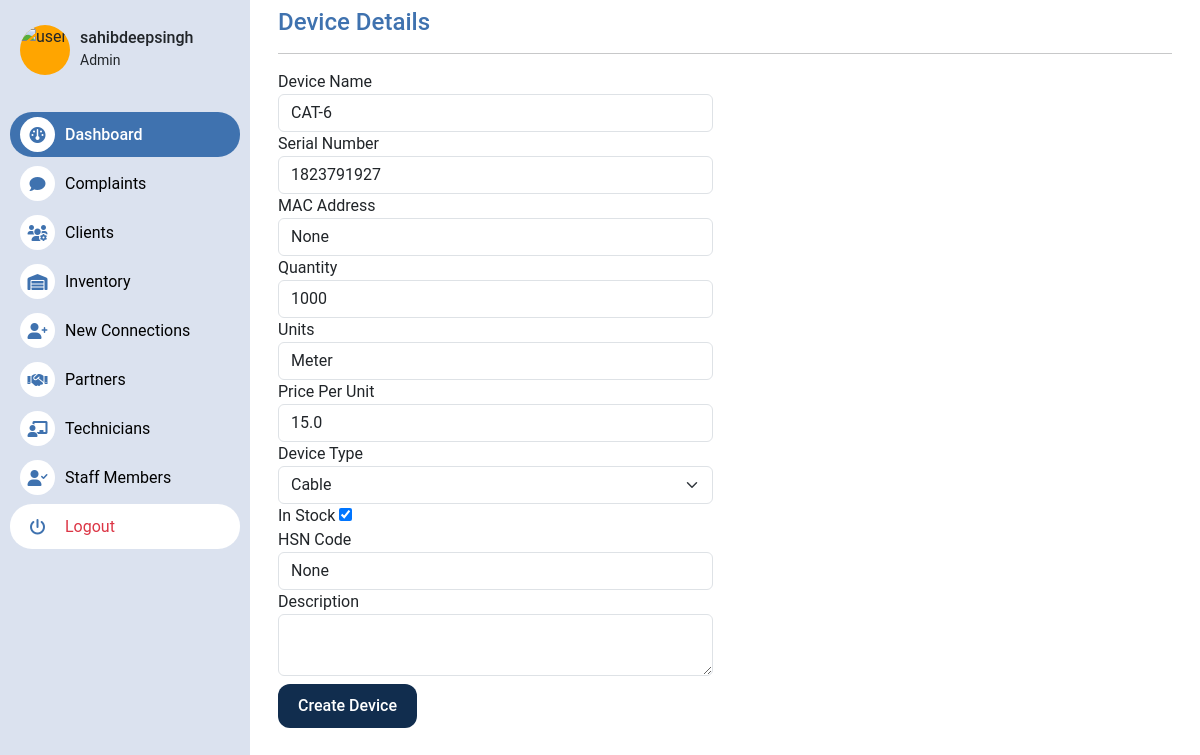
Page /inventory/view-update-device/1/ (signed in) on the committed database.
### inventory/models.py (models this page shows, shortened)
class DeviceDetail(models.Model):
    added_by = models.ForeignKey(User, on_delete=models.CASCADE)
    name = models.CharField(max_length=255)
    serial_number = models.CharField(max_length=255,null=True,blank=True)
    mac_address = models.CharField(max_length=255,null=True,blank=True)
    quantity = models.IntegerField(default=1)
    date_added = models.DateTimeField(auto_now_add=True)
    units = models.CharField(max_length=255)
    price_per_unit = models.FloatField()
    device_type = models.CharField(max_length=255,choices=device_choices,default='Other')
    in_stock = models.BooleanField(default=True)
    hsn_code = models.CharField(max_length=255,blank=True,null=True)
    image = models.ImageField(upload_to='device_images',blank=True,null=True)
    description = models.TextField(blank=True,null=True)
    provider_type = models.CharField(max_length=255,choices=(('ISP','ISP'),('Camera Connection','Camera Connection')))

### inventory/views.py (the view, shortened to what this page needs)
# urls.py: path("view-update-device/<int:id>/", view_and_update_device, name="view-update-device"),
@group_required("Staff","Admin","Partner")
def view_and_update_device(req, id):
    device = DeviceDetail.objects.get(id=id)
    context = {
        "device": device
    }
    return render(req, "inventory/view_and_update_device.html",context)

### templates/inventory/view_and_update_device.html (shortened to what this page needs)
{% extends 'home/base.html' %}
{% block content %}
    <div class="container mt-2">
        <h4 class="mx-3" style="color:#3F72AF;">Device Details</h4>
        <hr class="mx-3">
        <div class="container px-3">
            <div class="row">
                <div class="col-md-6">
                    <form action="{% url 'view-update-device' device.id %}" method="post" enctype="multipart/form-data">
                        <div class="form-group">
                            <label for="name">Device Name</label>
                            <input type="text" class="form-control" id="name" name="name" value="{{device.name}}" required>
                        </div>
                        <div class="form-group">
                            <label for="serial_number">Serial Number</label>
                            <input type="text" class="form-control" id="serial_number" name="serial_number" value="{{device.serial_number}}">
                        </div>
                        <div class="form-group">
                            <label for="mac_address">MAC Address</label>
                            <input type="text" class="form-control" id="mac_address" name="mac_address"  value="{{device.mac_address}}">
                        </div>
                        <div class="form-group">
                            <label for="quantity">Quantity</label>
                            <input type="number" class="form-control" id="quantity" name="quantity" value="{{device.quantity}}">
                        </div>
                        <div class="form-group">
                            <label for="units">Units</label>
                            <input type="text" class="form-control" id="units" name="units" required value="{{device.units}}">
                        </div>
                        <div class="form-group">
                            <label for="price_per_unit">Price Per Unit</label>
                            <input type="number" class="form-control" id="price_per_unit" name="price_per_unit" required value="{{device.price_per_unit}}">
                        </div>
                        <div class="form-group">
                            <label for="device_type">Device Type</label>
                        <select class="form-select" id="device_type" name="device_type">
                            <option value="{{device.device_type}}">{{device.device_type}}</option>
                        </select>
                        </div>
                        <div class="form-group">
                            <label for="in_stock">In Stock</label>
                            {% if not device.in_stock %}
                                <input type="checkbox" id="in_stock" name="in_stock">
                            {% else %}
                                <input type="checkbox" id="in_stock" name="in_stock" checked>
                            {% endif %}
                        </div>
                        <div class="form-group">
                            <label for="hsn_code">HSN Code</label>
                            <input type="text" class="form-control" id="hsn_code" name="hsn_code" value="{{device.hsn_code}}" required>
                        </div>
                        <div class="form-group">
                            <label for="description">Description</label>
                            <textarea class="form-control" id="description" name="description" required>
                                {{device.description}}
                            </textarea>
                        </div>
                        <div class="form-group mt-2">
                            <button type="submit" class="dark-button">Create Device</button>
                        </div>
                    </form>
                </div>
                <div class="col-md-6">
                </div>
            </div>
        </div>
    </div>
{% endblock content %}

### templates/home/sidebar.html
<div class="sidebar">
    <div class="login-user">
        <img src="https://cdn.britannica.com/42/233842-050-E64243D7/Pomeranian-dog.jpg" class="user-image" alt="user">
        <div>
            <h5 class="h6 m-0 p-0">{{request.user.username}}</h6>
            <small class="m-0">
                {% if request.user.is_superuser %}
                Admin
                {% else %}
                {% for group in request.user.groups.all %}
                    {{group}}
                {% endfor %}
                {% endif %}
            </small>
        </div>
    </div>
    <ul>
        <a href="{% url 'dashboard' %}"><li class="active"><div class="icon"><i class="fa fa-dashboard" aria-hidden="true"></i></div>Dashboard</li></a>
        <a href="{% url 'complaints_dash' %}"><li> <div class="icon"><i class="fa-solid fa-comment"></i></div> Complaints</li></a>
        <a href="{% url 'clients' %}"><li><div class="icon"><i class="fa-solid fa-users-gear"></i></div>Clients</li></a>
        <a href="{% url 'inventory_dash' %}"><li><div class="icon"><i class="fa-solid fa-warehouse"></i></div>Inventory</li></a>
        <a href="{% url 'new-conn-dash' %}"><li><div class="icon"><i class="fa-solid fa-user-plus"></i></div>New Connections</li></a>
        {% if  request.user.groups.all.0 == "Staff"  %}
        {% else %}
            <a href=""><li><div class="icon"><i class="fa-solid fa-handshake"></i></div>Partners</li></a>
        {% endif %}
            <a href="{% url 'tech-dash' %}"><li><div class="icon"><i class="fa-solid fa-chalkboard-user"></i></div>Technicians</li></a>
        {% if  request.user.groups.all.0 == "Staff"  %}
        {% else %}
            <a href=""><li><div class="icon"><i class="fa-solid fa-user-check"></i></div>Staff Members</li></a>
        {% endif %}
        <a href="{% url 'logout' %}"><li class="bg-white text-danger"><div class="icon"><i class="fa-solid fa-power-off"></i></div>Logout</li></a>
    </ul>
</div>

### media/sidebar.css (style rules this page uses)
.sidebar { position: fixed; top: 0; left: 0; width: 250px; height: 100%; background: #DBE2EF; z-index: 100; transition: 0.5s; }
.sidebar > .login-user { margin-top: 20px; height: 60px; display: flex; align-items: center; margin-left: 20px; }
.user-image { width: 50px; height: 50px; border-radius: 50%; margin-right: 10px; background-color: orange; object-fit: cover; }
.sidebar ul { margin-top: 20px; padding: 10px; display: flex; flex-direction: column; font-weight: 400; }
.sidebar ul li { list-style: none; margin: 2px 0; color: black; height: 45px; display: flex; align-items: center; padding: 0px 10px; border-radius: 22px; transition: ease-in-out 0.1s; }
.icon { width: 35px; height: 35px; border-radius: 50%; background-color: #fff; margin-right: 10px; display: flex; justify-content: center; align-items: center; color: #3F72AF; }
.active { background-color: #3F72AF; color: white !important; font-weight: 500; }
a { text-decoration: none; color: inherit; }

### media/main.css (style rules this page uses)
body { background-color: #fff; font-family: 'Roboto', sans-serif; margin: 0; padding: 0; }
.dark-button { background-color: #112D4E; color: white; border: none; padding: 10px 20px; border-radius: 12px; cursor: pointer; font-weight: 500; }

### rows in the picture
DeviceDetail: name "CAT-6", serial_number "1823791927", mac_address "None", quantity "1000", units "Meter", price_per_unit "15.0", device_type "Cable", hsn_code "None"

### other values in the picture
{{ request.user.username }} "sahibdeepsingh"
